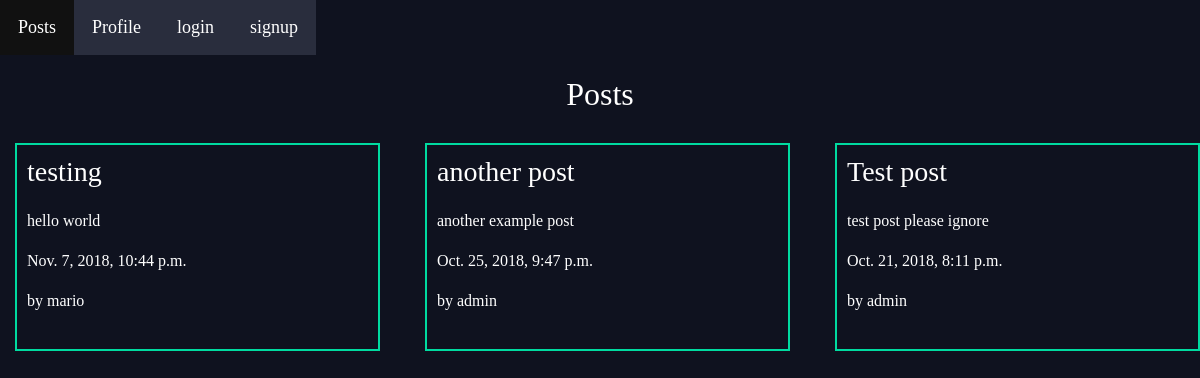
The page /social/posts/ on the database its author committed.
### social/models.py (models this page shows, shortened)
class posts(models.Model):
    user= models.ForeignKey(User,related_name='post_user',on_delete=models.CASCADE)
    title = models.CharField(max_length=100)
    body = models.TextField( null=True)
    pub_date = models.DateTimeField('Date published', auto_now_add = True)
    rating = models.IntegerField('rating', default=0)
    def snippet(self):
        return self.body[0:50]

### social/views.py (the view)
# urls.py: path('', socialview.posthome, name='home'),
def posthome(request):
    latest_posts_list = posts.objects.order_by('-pub_date')[:5]
    context= {'latest_posts_list':latest_posts_list}
    return render(request, 'social/posthome.html', context)

### social/templates/social/posthome.html
{% extends "basegeneric.html" %}
{% block content %}
  <h2 class="title">Posts</h2>
  <div class="posts">
  {% if latest_posts_list %}
    {% for posts in latest_posts_list %}
        <div class="post">
          <h3> <a href="/social/posts/{{ posts.id }}/">{{ posts.title }}</a> </h3>
          <p>{{posts.snippet}}</p>
          <p>{{posts.pub_date}}</p>
          <p>by {{posts.user.username}}</p>
        </div>
    {% endfor %}
  </div>
{% else %}
    <p>No posts are available.</p>
{% endif %}
{% endblock %}

### static/styles.css (style rules this page uses)
body { background-color: #0f121f; background-repeat-y: no-repeat; color: #fff; }
body * { font-family: Ubuntu; }
h1, h2, h3, h4, h5 { font-weight: normal; margin: 0; }
a, a:visited, a:hover { color: white; text-decoration: none; }
.title { text-align: center; margin-bottom: 30px; margin-top: 20px; }
.post h3 { margin-bottom: 20px; }
.posts { display: grid; grid-template-columns: 1fr 1fr 1fr; grid-gap:30px }
.post { margin-left: 15px; padding: 10px; border: 2px solid #00dba0; position: relative; padding-bottom : 20px; }

### rows shown on the page
posts: title "testing", snippet "hello world", pub_date "Nov. 7, 2018, 10:44 p.m.", user.username "mario"
posts: title "another post", snippet "another example post", pub_date "Oct. 25, 2018, 9:47 p.m.", user.username "admin"
posts: title "Test post", snippet "test post please ignore", pub_date "Oct. 21, 2018, 8:11 p.m.", user.username "admin"
